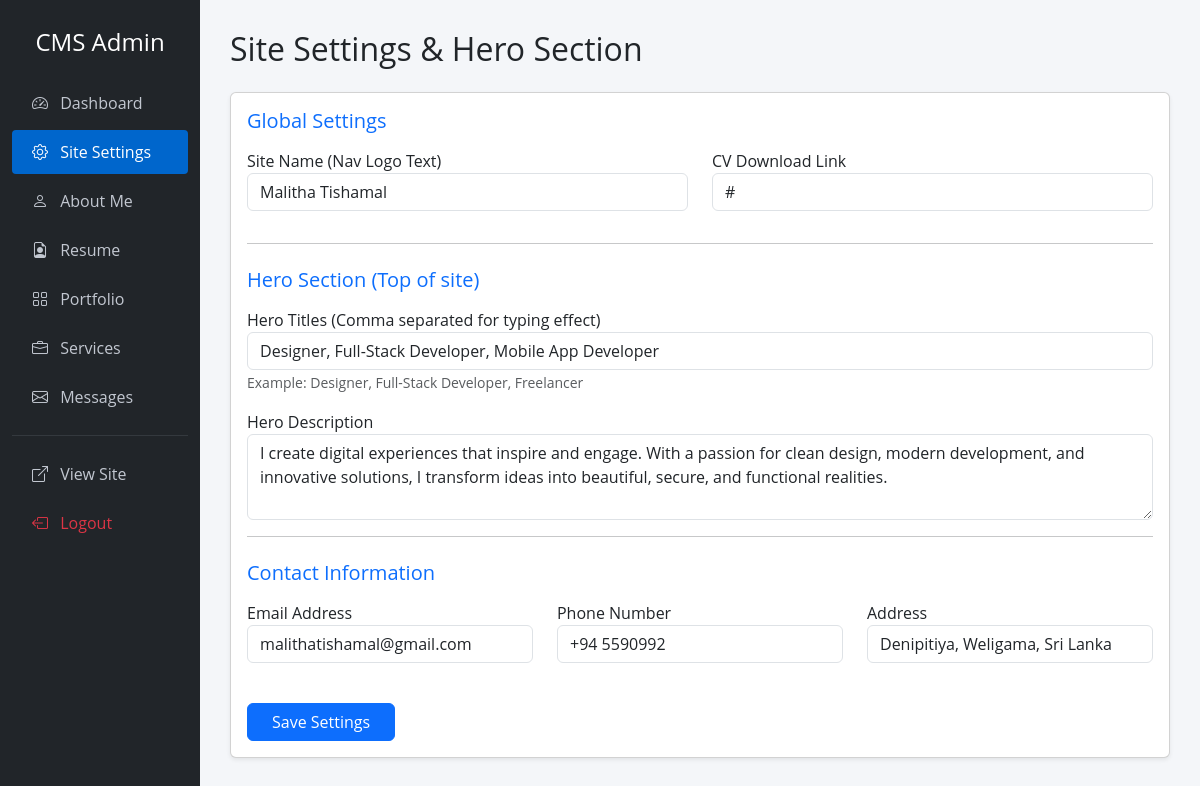
Screenshot of /admin/settings.php (signed in) with the database file from the repository.
### tables this page shows
CREATE TABLE IF NOT EXISTS `site_settings` (
  `id` int NOT NULL DEFAULT 1,
  `site_name` varchar(100) NOT NULL DEFAULT 'Malitha Tishamal',
  `hero_title` varchar(255) NOT NULL DEFAULT 'Designer, Full-Stack Developer, Mobile App Developer',
  `hero_description` text,
  `contact_email` varchar(100) DEFAULT 'malithatishamal@gmail.com',
  `contact_phone1` varchar(50) DEFAULT '+94 5590992',
  `contact_phone2` varchar(50) DEFAULT '+94 1295976',
  `address` varchar(255) DEFAULT 'Denipitiya, Weligama, Sri Lanka',
  `cv_link` varchar(255) DEFAULT '#',
  PRIMARY KEY (`id`)
);

### admin/settings.php (the view, shortened to what this page needs)
<?php
require_once 'includes/db.php';
$res = $conn->query("SELECT * FROM site_settings WHERE id = 1");
$settings = $res->fetch_assoc();
?>
<!DOCTYPE html>
<html lang="en">
<head>
    <link href="https://cdn.jsdelivr.net/npm/bootstrap@5.3.0/dist/css/bootstrap.min.css" rel="stylesheet">
    <link href="https://cdn.jsdelivr.net/npm/bootstrap-icons@1.10.5/font/bootstrap-icons.css" rel="stylesheet">
</head>
<body>
<div class="container-fluid">
    <div class="row">
        <div class="col-md-2 d-none d-md-block sidebar">
            <h4 class="text-center text-white mb-4 mt-2">CMS Admin</h4>
            <a href="index.php"><i class="bi bi-speedometer2 me-2"></i> Dashboard</a>
            <a href="settings.php" class="active"><i class="bi bi-gear me-2"></i> Site Settings</a>
            <a href="about.php"><i class="bi bi-person me-2"></i> About Me</a>
            <a href="resume.php"><i class="bi bi-file-earmark-person me-2"></i> Resume</a>
            <a href="portfolio.php"><i class="bi bi-grid me-2"></i> Portfolio</a>
            <a href="services.php"><i class="bi bi-briefcase me-2"></i> Services</a>
            <a href="messages.php"><i class="bi bi-envelope me-2"></i> Messages</a>
            <hr class="text-secondary">
            <a href="../index.php" target="_blank"><i class="bi bi-box-arrow-up-right me-2"></i> View Site</a>
            <a href="logout.php" class="text-danger"><i class="bi bi-box-arrow-left me-2"></i> Logout</a>
        </div>
        <div class="col-md-10 content">
            <h2>Site Settings & Hero Section</h2>
            <div class="card shadow-sm mt-4">
                <div class="card-body">
                    <form method="POST">
                        <h5 class="mb-3 text-primary">Global Settings</h5>
                        <div class="row">
                            <div class="col-md-6 mb-3">
                                <label>Site Name (Nav Logo Text)</label>
                                <input type="text" name="site_name" class="form-control" value="<?php echo htmlspecialchars($settings['site_name']); ?>">
                            </div>
                            <div class="col-md-6 mb-3">
                                <label>CV Download Link</label>
                                <input type="text" name="cv_link" class="form-control" value="<?php echo htmlspecialchars($settings['cv_link']); ?>">
                            </div>
                        </div>
                        <hr>
                        <h5 class="mb-3 text-primary mt-4">Hero Section (Top of site)</h5>
                        <div class="mb-3">
                            <label>Hero Titles (Comma separated for typing effect)</label>
                            <input type="text" name="hero_title" class="form-control" value="<?php echo htmlspecialchars($settings['hero_title']); ?>">
                            <small class="text-muted">Example: Designer, Full-Stack Developer, Freelancer</small>
                        </div>
                        <div class="mb-3">
                            <label>Hero Description</label>
                            <textarea name="hero_description" class="form-control" rows="3"><?php echo htmlspecialchars($settings['hero_description']); ?></textarea>
                        </div>
                        <hr>
                        <h5 class="mb-3 text-primary mt-4">Contact Information</h5>
                        <div class="row">
                            <div class="col-md-4 mb-3">
                                <label>Email Address</label>
                                <input type="email" name="contact_email" class="form-control" value="<?php echo htmlspecialchars($settings['contact_email']); ?>">
                            </div>
                            <div class="col-md-4 mb-3">
                                <label>Phone Number</label>
                                <input type="text" name="contact_phone1" class="form-control" value="<?php echo htmlspecialchars($settings['contact_phone1']); ?>">
                            </div>
                            <div class="col-md-4 mb-3">
                                <label>Address</label>
                                <input type="text" name="address" class="form-control" value="<?php echo htmlspecialchars($settings['address']); ?>">
                            </div>
                        </div>
                        <div class="mt-4">
                            <button type="submit" class="btn btn-primary px-4">Save Settings</button>
                        </div>
                    </form>
                </div>
            </div>
        </div>
    </div>
</div>
</body>
</html>

### admin/settings.php (style rules this page uses)
body { background-color: #f4f6f9; font-family: 'Open Sans', sans-serif; }
.sidebar { background-color: #212529; min-height: 100vh; padding-top: 20px; color: #fff; }
.sidebar a { color: #c2c7d0; text-decoration: none; display: block; padding: 10px 20px; margin-bottom: 5px; border-radius: 4px; }
.sidebar a:hover, .sidebar a.active { background-color: #0066cc; color: #fff; }
.content { padding: 30px; }

### rows the page displays
site_settings: site_name "Malitha Tishamal", cv_link "#", hero_title "Designer, Full-Stack Developer, Mobile App Developer", hero_description "I create digital experiences that inspire and engage. With a passion for clean design, modern development, and innovative solutions, I transform ideas into beautiful, secure, and functional realities.", contact_email "malithatishamal@gmail.com", contact_phone1 "+94 5590992", address "Denipitiya, Weligama, Sri Lanka"
